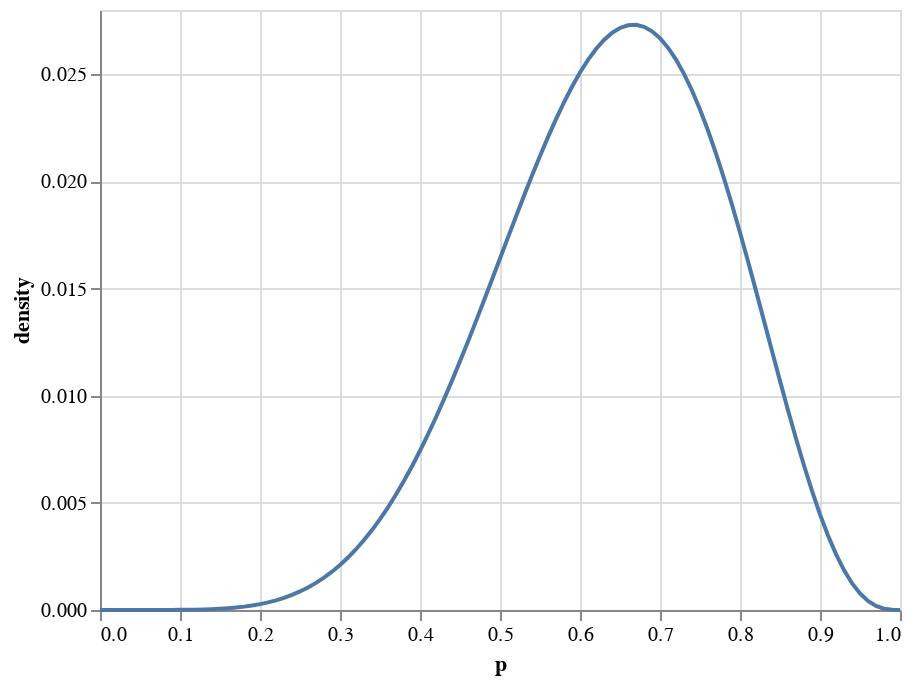

Notebook cell for this chart:
### Markdown cell above
_Looks good. Plotting the posterior:_

### Code cell
aux = pd.DataFrame(posterior).reset_index().rename({0:'prob'}, axis=1)
aux['p'] = aux['index']/100

alt.Chart(aux)\
   .mark_line()\
   .encode(
        x=alt.X('p', title='p'),
        y=alt.Y('prob', title='density')
          )

### Figure 1 — Vega-Lite specification as saved in the notebook (floating-point values rounded to 4 significant figures)
{"$schema": "https://vega.github.io/schema/vega-lite/v3.3.0.json", "config": {"mark": {"tooltip": null}, "view": {"height": 300, "width": 400}}, "data": {"name": "data-5e25999c7107594cabdd2b040081fcfb"}, "datasets": {"data-5e25999c7107594cabdd2b040081fcfb": [{"index": 0, "p": 0, "prob": 0}, {"index": 1, "p": 0.01, "prob": 8.151e-12}, {"index": 2, "p": 0.02, "prob": 5.06e-10}, {"index": 3, "p": 0.03, "prob": 5.589e-09}, {"index": 4, "p": 0.04, "prob": 3.044e-08}, {"index": 5, "p": 0.05, "prob": 1.125e-07}, {"index": 6, "p": 0.06, "prob": 3.255e-07}, {"index": 7, "p": 0.07, "prob": 7.949e-07}, {"index": 8, "p": 0.08, "prob": 1.715e-06}, {"index": 9, "p": 0.09, "prob": 3.364e-06}, {"index": 10, "p": 0.1, "prob": 6.124e-06}, {"index": 11, "p": 0.11, "prob": 1.049e-05}, {"index": 12, "p": 0.12, "prob": 1.709e-05}, {"index": 13, "p": 0.13, "prob": 2.67e-05}, {"index": 14, "p": 0.14, "prob": 4.023e-05}, {"index": 15, "p": 0.15, "prob": 5.876e-05}, {"index": 16, "p": 0.16, "prob": 8.353e-05}, {"index": 17, "p": 0.17, "prob": 0.0001159}, {"index": 18, "p": 0.18, "prob": 0.0001575}, {"index": 19, "p": 0.19, "prob": 0.00021}, {"index": 20, "p": 0.2, "prob": 0.0002753}, {"index": 21, "p": 0.21, "prob": 0.0003552}, {"index": 22, "p": 0.22, "prob": 0.000452}, {"index": 23, "p": 0.23, "prob": 0.0005677}, {"index": 24, "p": 0.24, "prob": 0.0007047}, {"index": 25, "p": 0.25, "prob": 0.0008652}, {"index": 26, "p": 0.26, "prob": 0.001052}, {"index": 27, "p": 0.27, "prob": 0.001266}, {"index": 28, "p": 0.28, "prob": 0.001511}, {"index": 29, "p": 0.29, "prob": 0.001788}, {"index": 30, "p": 0.3, "prob": 0.0021}, {"index": 31, "p": 0.31, "prob": 0.002449}, {"index": 32, "p": 0.32, "prob": 0.002836}, {"index": 33, "p": 0.33, "prob": 0.003263}, {"index": 34, "p": 0.34, "prob": 0.003731}, {"index": 35, "p": 0.35, "prob": 0.004241}, {"index": 36, "p": 0.36, "prob": 0.004793}, {"index": 37, "p": 0.37, "prob": 0.005389}, {"index": 38, "p": 0.38, "prob": 0.006028}, {"index": 39, "p": 0.39, "prob": 0.006709}, {"index": 40, "p": 0.4, "prob": 0.007432}, {"index": 41, "p": 0.41, "prob": 0.008195}, {"index": 42, "p": 0.42, "prob": 0.008996}, {"index": 43, "p": 0.43, "prob": 0.009834}, {"index": 44, "p": 0.44, "prob": 0.0107}, {"index": 45, "p": 0.45, "prob": 0.0116}, {"index": 46, "p": 0.46, "prob": 0.01253}, {"index": 47, "p": 0.47, "prob": 0.01348}, {"index": 48, "p": 0.48, "prob": 0.01445}, {"index": 49, "p": 0.49, "prob": 0.01542}, {"index": 50, "p": 0.5, "prob": 0.01641}, {"index": 51, "p": 0.51, "prob": 0.01739}, {"index": 52, "p": 0.52, "prob": 0.01837}, {"index": 53, "p": 0.53, "prob": 0.01933}, {"index": 54, "p": 0.54, "prob": 0.02027}, {"index": 55, "p": 0.55, "prob": 0.02119}, {"index": 56, "p": 0.56, "prob": 0.02207}, {"index": 57, "p": 0.57, "prob": 0.02291}, {"index": 58, "p": 0.58, "prob": 0.02369}, {"index": 59, "p": 0.59, "prob": 0.02442}, {"index": 60, "p": 0.6, "prob": 0.02508}, {"index": 61, "p": 0.61, "prob": 0.02567}, {"index": 62, "p": 0.62, "prob": 0.02618}, {"index": 63, "p": 0.63, "prob": 0.0266}, {"index": 64, "p": 0.64, "prob": 0.02693}, {"index": 65, "p": 0.65, "prob": 0.02716}, {"index": 66, "p": 0.66, "prob": 0.02729}, {"index": 67, "p": 0.67, "prob": 0.02731}, {"index": 68, "p": 0.68, "prob": 0.02721}, {"index": 69, "p": 0.69, "prob": 0.02701}, {"index": 70, "p": 0.7, "prob": 0.02668}, {"index": 71, "p": 0.71, "prob": 0.02624}, {"index": 72, "p": 0.72, "prob": 0.02569}, {"index": 73, "p": 0.73, "prob": 0.02502}, {"index": 74, "p": 0.74, "prob": 0.02424}, {"index": 75, "p": 0.75, "prob": 0.02336}, {"index": 76, "p": 0.76, "prob": 0.02238}, {"index": 77, "p": 0.77, "prob": 0.0213}, {"index": 78, "p": 0.78, "prob": 0.02014}, {"index": 79, "p": 0.79, "prob": 0.01891}, {"index": 80, "p": 0.8, "prob": 0.01762}, {"index": 81, "p": 0.81, "prob": 0.01627}, {"index": 82, "p": 0.82, "prob": 0.01489}, {"index": 83, "p": 0.83, "prob": 0.01349}, {"index": 84, "p": 0.84, "prob": 0.01209}, {"index": 85, "p": 0.85, "prob": 0.01069}, {"index": 86, "p": 0.86, "prob": 0.009325}, {"index": 87, "p": 0.87, "prob": 0.008002}, {"index": 88, "p": 0.88, "prob": 0.006741}, {"index": 89, "p": 0.89, "prob": 0.005556}, {"index": 90, "p": 0.9, "prob": 0.004464}, {"index": 91, "p": 0.91, "prob": 0.003477}, {"index": 92, "p": 0.92, "prob": 0.002608}, {"index": 93, "p": 0.93, "prob": 0.001864}, {"index": 94, "p": 0.94, "prob": 0.001252}, {"index": 95, "p": 0.95, "prob": 0.0007718}, {"index": 96, "p": 0.96, "prob": 0.0004208}, {"index": 97, "p": 0.97, "prob": 0.0001889}, {"index": 98, "p": 0.98, "prob": 5.953e-05}, {"index": 99, "p": 0.99, "prob": 7.908e-06}, {"index": 100, "p": 1, "prob": 0}]}, "encoding": {"x": {"field": "p", "title": "p", "type": "quantitative"}, "y": {"field": "prob", "title": "density", "type": "quantitative"}}, "mark": "line"}
